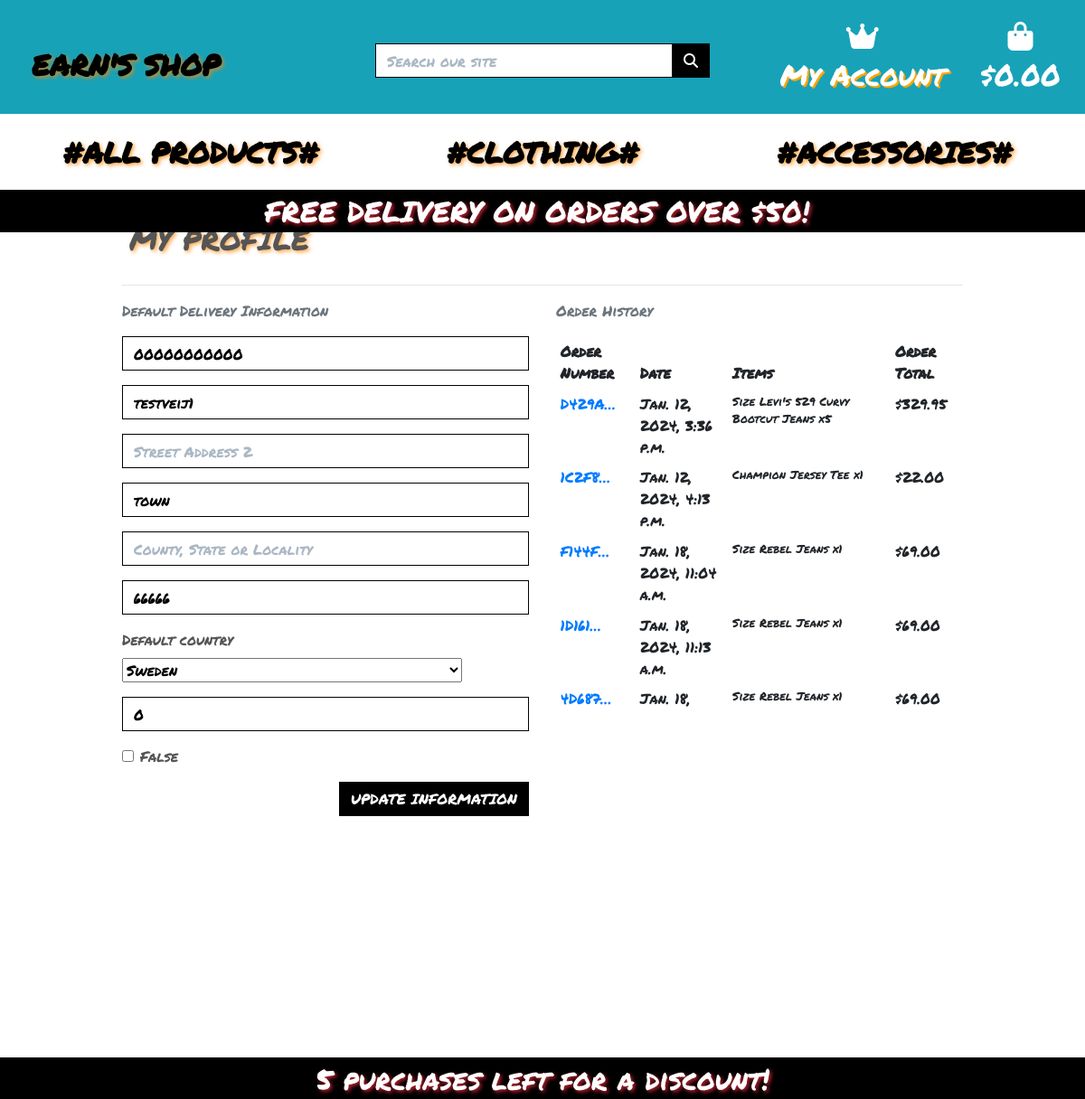
Page /profile/ (signed in) on the earlier database version.
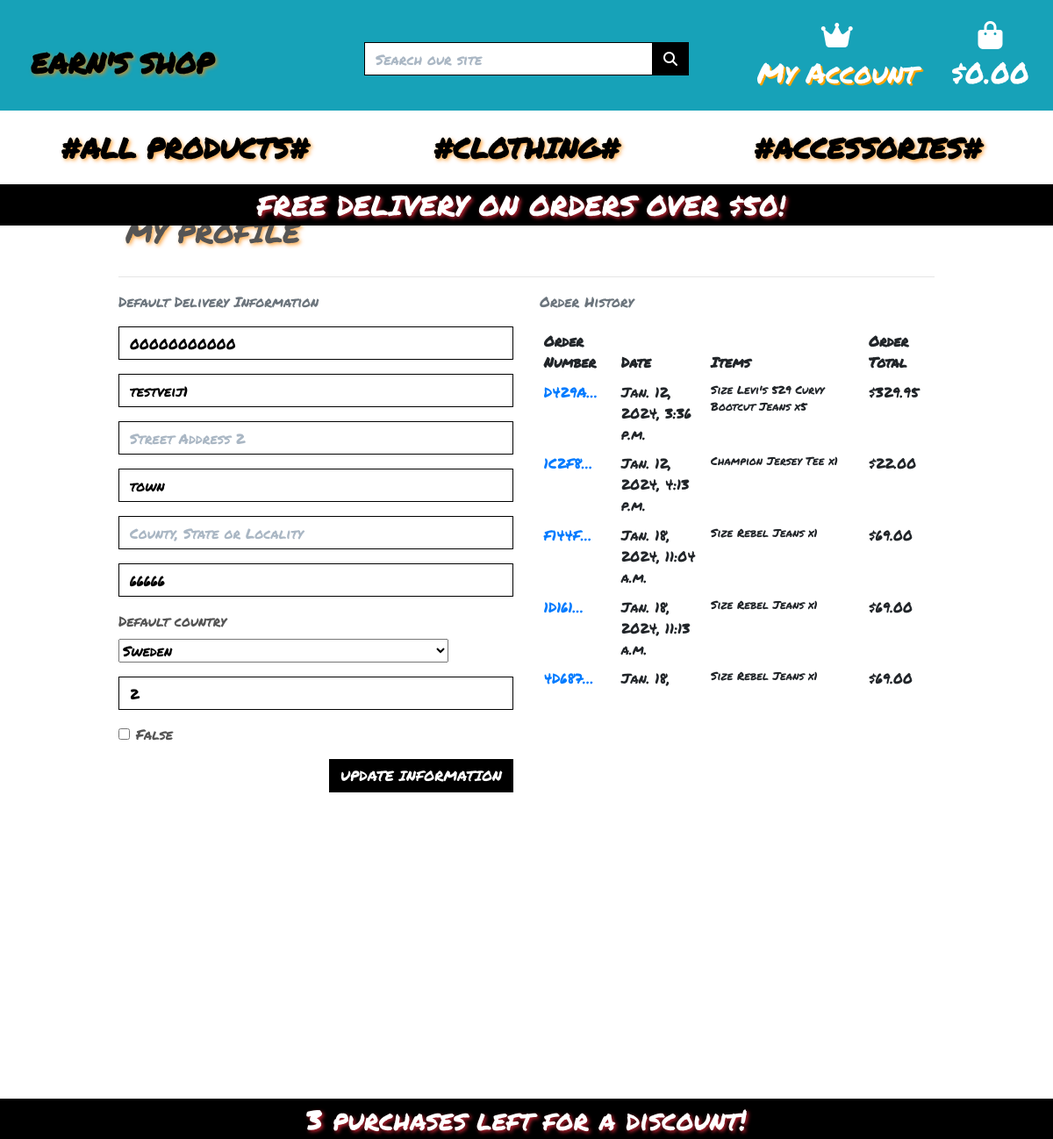
Same page on the later database version.
### profiles/models.py (models this page shows, shortened)
class UserProfile(models.Model):
    user = models.OneToOneField(User, on_delete=models.CASCADE)
    default_phone_number = models.CharField(max_length=20, null=True, blank=True)
    default_street_address1 = models.CharField(max_length=80, null=True, blank=True)
    default_street_address2 = models.CharField(max_length=80, null=True, blank=True)
    default_town_or_city = models.CharField(max_length=40, null=True, blank=True)
    default_county = models.CharField(max_length=80, null=True, blank=True)
    default_postcode = models.CharField(max_length=20, null=True, blank=True)
    default_country = CountryField(blank_label='Country', null=True, blank=True)
    loyalty_purchase_count = models.IntegerField(default=0)
    is_eligible_for_discount = models.BooleanField(default=False)

### profiles/views.py (the view)
# urls.py: path('profile/', include('profiles.urls')),
@login_required
def profile(request):
    profile = get_object_or_404(UserProfile, user=request.user)
    if request.method == 'POST':
        form = UserProfileForm(request.POST, instance=profile)
        if form.is_valid():
            form.save()
            messages.success(request, 'Profile updated successfully')
        else:
            messages.error(request, 'Update failed. Please ensure the form is valid.')
    else:
        form = UserProfileForm(instance=profile)
    orders = profile.orders.all()
    template = 'profiles/profile.html'
    context = {
        'form': form,
        'orders': orders,
        'on_profile_page': True
    }
    return render(request, template, context)

### profiles/forms.py
class UserProfileForm(forms.ModelForm):
    class Meta:
        model = UserProfile
        exclude = ('user',)
    def __init__(self, *args, **kwargs):
        super().__init__(*args, **kwargs)
        placeholders = {
            'default_phone_number': 'Phone Number',
            'default_postcode': 'Postal Code',
            'default_town_or_city': 'Town or City',
            'default_street_address1': 'Street Address 1',
            'default_street_address2': 'Street Address 2',
            'default_county': 'County, State or Locality',
        }
        self.fields['default_phone_number'].widget.attrs['autofocus'] = True
        for field in self.fields:
            if field != 'default_country':
                placeholder = placeholders.get(field)
                if placeholder:
                    if self.fields[field].required:
                        placeholder += ' *'
                    self.fields[field].widget.attrs['placeholder'] = placeholder
                self.fields[field].widget.attrs['class'] = 'border-black rounded-0 profile-form-input'
                self.fields[field].label = False

### profiles/templates/profiles/profile.html (shortened to what this page needs)
{% extends "base.html" %}
{% load static %}
{% block extra_css %}
    <link rel="stylesheet" href="{% static 'profiles/css/profile.css' %}">
{% endblock %}
{% block page_header %}
    <div class="container header-container">
    </div>
{% endblock %}
{% block content %}
    <div class="overlay"></div>
    <div class="container">
        <div class="row">
            <div class="col">
                <h2 class="logo-font mb-4">My Profile</h2>
                <hr>
            </div>
        </div>
        <div class="row">
            <div class="col-12 col-lg-6">
                <p class="text-muted">Default Delivery Information</p>
                <form class="mt-3" action="{% url 'profile' %}" method="POST" id="profile-update-form">
                    {{ form|crispy }}
                    <button class="btn btn-black rounded-0 text-uppercase float-right">Update Information</button>
                </form>
            </div>
            <div class="col-12 col-lg-6">
                <p class="text-muted">Order History</p>
                <div class="order-history table-responsive">
                    <table class="table table-sm table-borderless">
                        <thead>
                            <tr>
                                <th>Order Number</th>
                                <th>Date</th>
                                <th>Items</th>
                                <th>Order Total</th>
                            </tr>
                        </thead>
                        <tbody>
                            {% for order in orders %}
                                <tr>
                                    <td>
                                        <a href="{% url 'order_history' order.order_number %}"
                                        title="{{ order.order_number }}">
                                            {{ order.order_number|truncatechars:6 }}
                                        </a>
                                    </td>
                                    <td>{{ order.date }}</td>
                                    <td>
                                        <ul class="list-unstyled">
                                            {% for item in order.lineitems.all %}
                                                <li class="small">
                                                    {% if item.product.has_sizes %}
                                                        Size {{ item.product.size|upper }}
                                                    {% endif %}{{ item.product.name }} x{{ item.quantity }}
                                                </li>
                                            {% endfor %}
                                        </ul>
                                    </td>
                                    <td>${{ order.grand_total }}</td>
                                </tr>
                            {% endfor %}
                        </tbody>
                    </table>
                </div>
            </div>
        </div>
{% endblock %}

Differences in the rows shown:
changed UserProfile "testveij1": loyalty_purchase_count "0" → "2"
Other differences:
{{ purchases_left_for_discount }}: "5" → "3"
